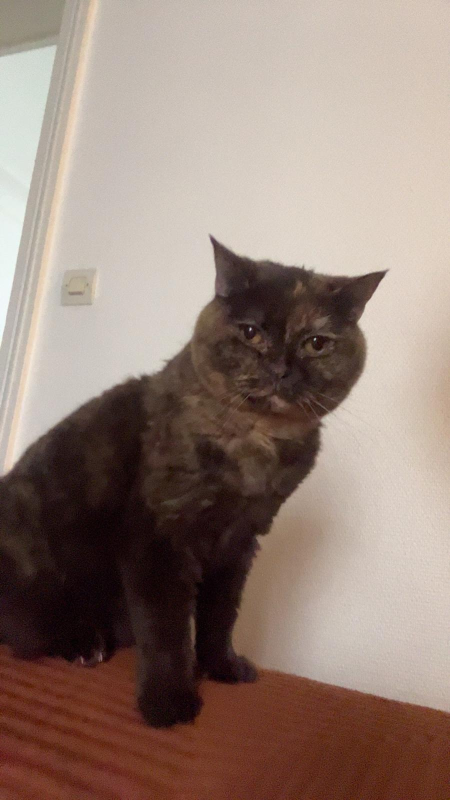
#> input picture malice.jpeg, 900 x 1600 px (shown at 1/2 size)
$ python crop_faces.py
#> lines starting #> are read from the running program, lines starting #| are printed output that depends on the picture
"""Detourage : decoupe les visages en bulles circulaires PNG transparentes."""
from PIL import Image, ImageDraw, ImageFilter
import os

DIR = os.path.dirname(os.path.abspath(__file__))
OUT = os.path.join(DIR, "assets")
os.makedirs(OUT, exist_ok=True)

# (fichier, centre_x, centre_y, rayon, sortie)
CROPS = [
    ("malice.jpeg", 600, 690, 270, "malice.png"),
    ("Azelie.jpeg", 640, 660, 380, "azelie.png"),
    ("ALicia.jpeg", 475, 555, 250, "alicia.png"),
    ("Artus.jpeg", 640, 390, 320, "artus.png"),
]

SIZE = 256  # taille finale de la bulle

for src, cx, cy, r, out in CROPS:
    im = Image.open(os.path.join(DIR, src)).convert("RGBA")
    box = (cx - r, cy - r, cx + r, cy + r)
    crop = im.crop(box).resize((SIZE, SIZE), Image.LANCZOS)
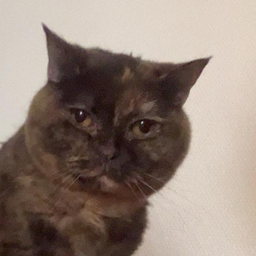
#> crop: PIL image 256x256 RGBA; mean R, G, B, A 146, 129.9, 119.8, 255

    # masque circulaire avec bord adouci
    mask = Image.new("L", (SIZE * 4, SIZE * 4), 0)
#> mask: PIL image 1024x1024 L; every value is 0
    d = ImageDraw.Draw(mask)
    d.ellipse((8, 8, SIZE * 4 - 8, SIZE * 4 - 8), fill=255)
    mask = mask.resize((SIZE, SIZE), Image.LANCZOS).filter(ImageFilter.GaussianBlur(1.5))
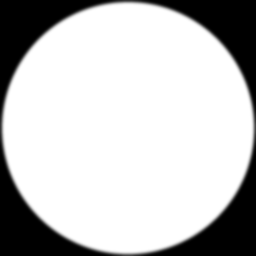
#> mask: PIL image 256x256 L; min 0, max 255, mean 194.4

    crop.putalpha(mask)
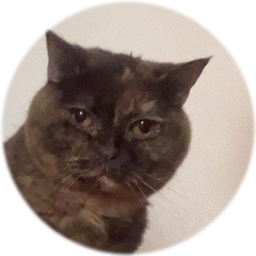
#> crop: PIL image 256x256 RGBA; mean R, G, B, A 146, 129.9, 119.8, 194.4; transparent parts drawn white
    crop.save(os.path.join(OUT, out))
    print("OK", out)
#> pass 2 of the loop `for src, cx, cy, r, out in CROPS:`:
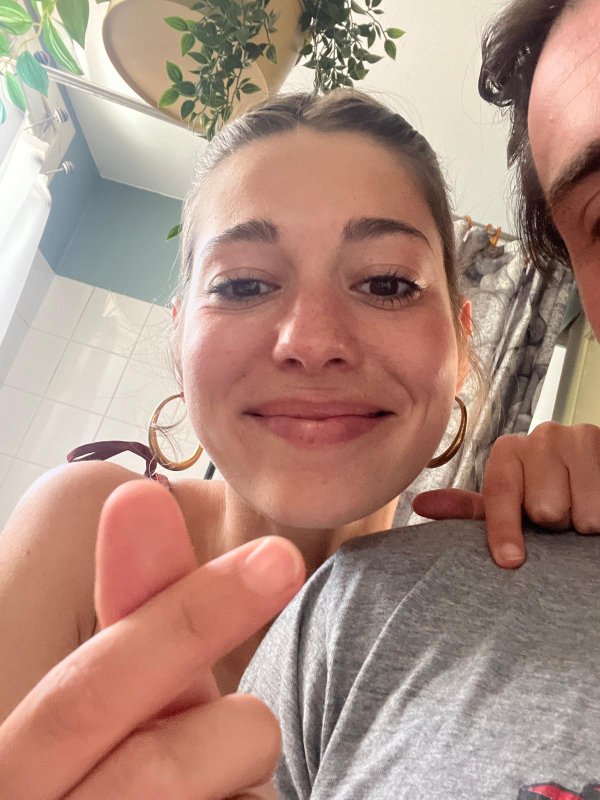
#> input picture Azelie.jpeg, 1200 x 1599 px (shown at 1/2 size)
#> im: PIL image 1200x1599 RGBA
#> `crop = im.crop(box).resize((SIZE, SIZE), Image.LANCZOS)`:
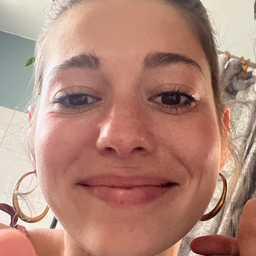
#> crop: PIL image 256x256 RGBA; mean R, G, B, A 177.7, 134.9, 120.9, 255
#> `crop.putalpha(mask)`:
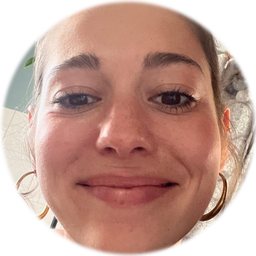
#> crop: PIL image 256x256 RGBA; mean R, G, B, A 177.7, 134.9, 120.9, 194.4; transparent parts drawn white
#> pass 3 of the loop `for src, cx, cy, r, out in CROPS:`:
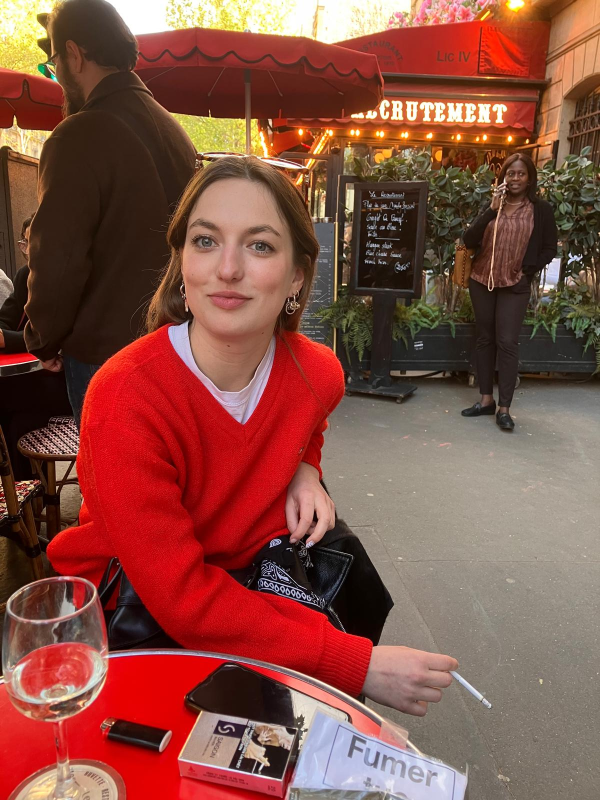
#> input picture ALicia.jpeg, 1200 x 1600 px (shown at 1/2 size)
#> im: PIL image 1200x1600 RGBA
#> `crop = im.crop(box).resize((SIZE, SIZE), Image.LANCZOS)`:
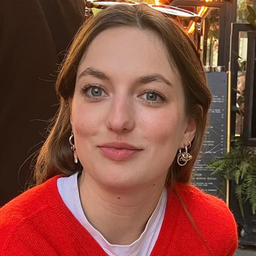
#> crop: PIL image 256x256 RGBA; mean R, G, B, A 130.5, 75.2, 62.2, 255
#> `crop.putalpha(mask)`:
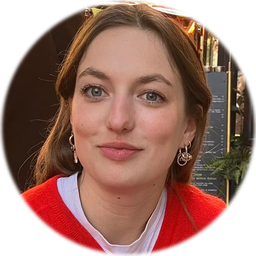
#> crop: PIL image 256x256 RGBA; mean R, G, B, A 130.5, 75.2, 62.2, 194.4; transparent parts drawn white
#> (the run stopped early here; a loop or call above may not have finished)
